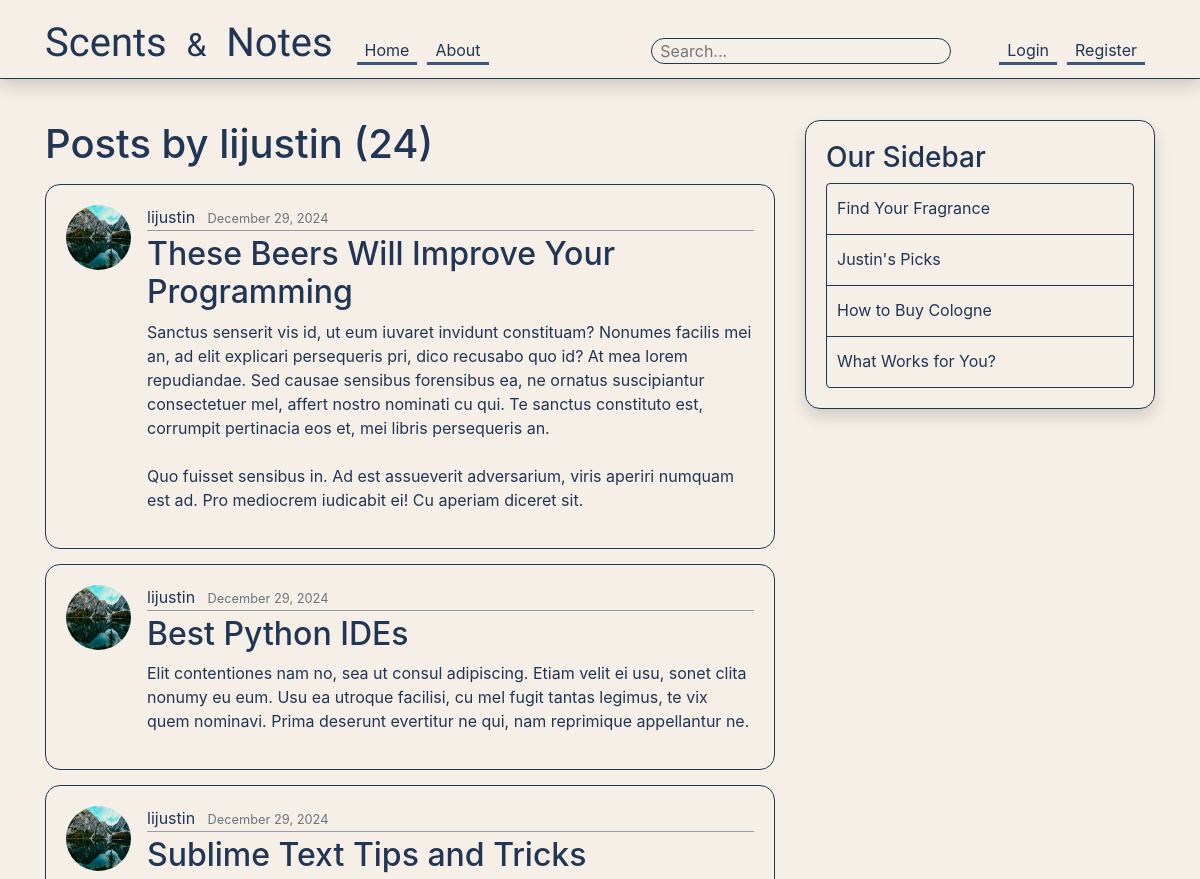
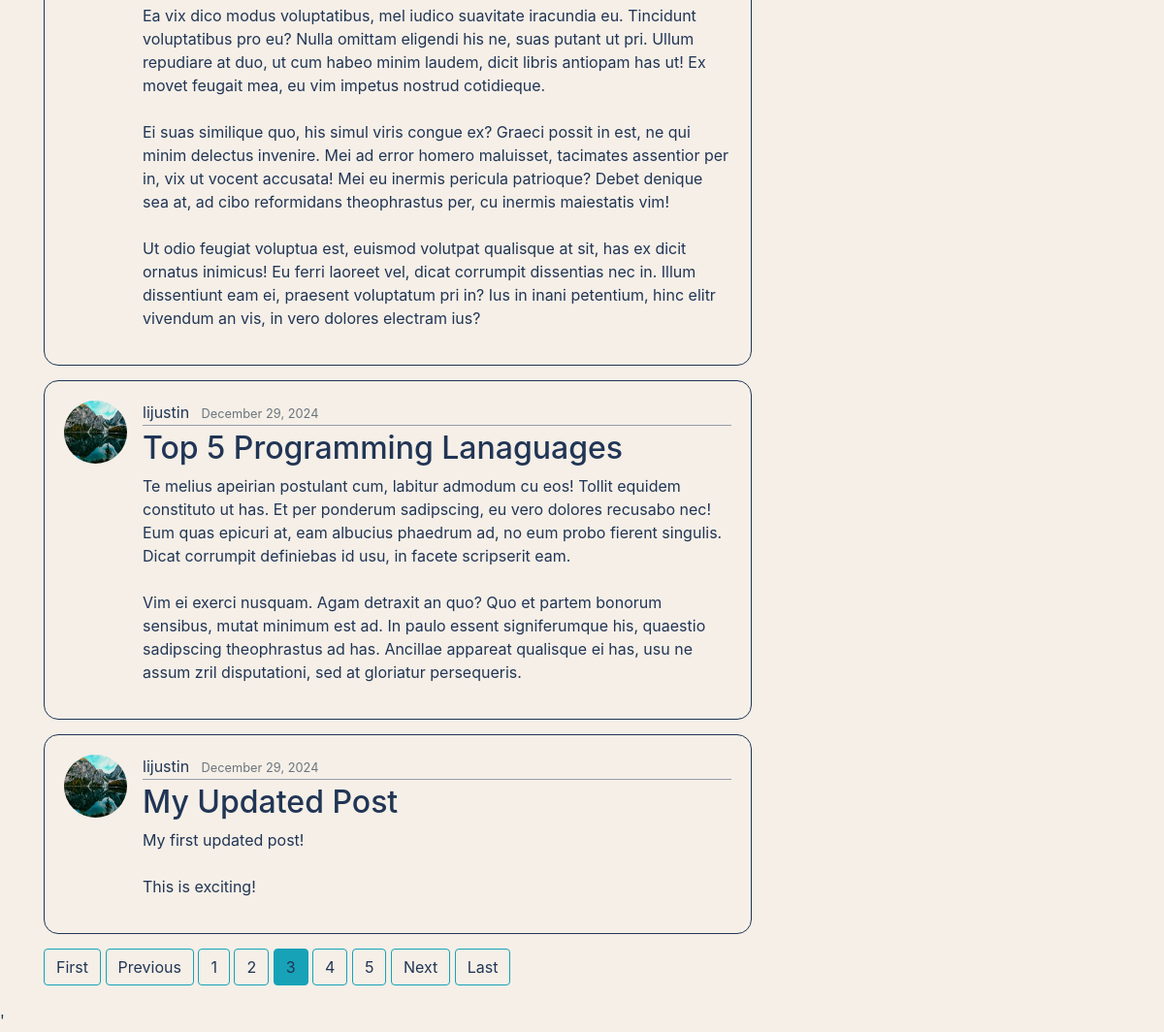
/user/lijustin?page=3, run on the app's committed database (2 pictures, top to bottom).
### blog/models.py (models this page shows, shortened)
class Post(models.Model):  #Each class would be its own table in database
    title = models.CharField(max_length=100) #Character field/String single line
    content = models.TextField() #Lines and lines of text unrestricted
    date_posted = models.DateTimeField(default=timezone.now) #auto_now: when updated/created  auto_now_add:only when created
    author = models.ForeignKey(User, on_delete=models.CASCADE) #if user created post and was deleted, do we want to delete their posts or hold them as null

### users/models.py (models this page shows, shortened)
class Profile(models.Model):
    user = models.OneToOneField(User, on_delete=models.CASCADE)  # One-to-one relationship
    image = models.ImageField(default='default.jpg', upload_to='profile_pics')  # Image upload location

### blog/views.py (the view)
# urls.py: path('user/<str:username>', UserPostListView.as_view(), name='user-posts'),
class UserPostListView(ListView):
    model = Post
    template_name = 'blog/user_posts.html' #rerouting our template from list to home
    context_object_name = 'posts' #We need this variable name template for easy reference {{posts}} instead of {{object_list}}
    paginate_by = 5 #posts per page
    def get_queryset(self):
        user = get_object_or_404(User,username=self.kwargs.get('username'))
        return Post.objects.filter(author = user).order_by('-date_posted')

### blog/templates/blog/user_posts.html (shortened to what this page needs)
{% extends "blog/base.html" %}
{% block content%}
    <h1 class="mb-3">Posts by {{ view.kwargs.username }} ({{ page_obj.paginator.count }})</h1>
    {% for post in posts%}
        <article class="media content-section">
            <img class="rounded-circle article-img" src="{{ post.author.profile.image.url }}" alt="">
            <div class="media-body">
                <div class="article-metadata">
                    <a class="mr-2" href="{% url 'user-posts' post.author.username %}">{{ post.author }}</a>
                    <small class="text-muted">{{ post.date_posted|date:"F d, Y" }}</small>
                </div>
                <h2><a class="article-title" href="{% url 'post-detail' post.id %}">{{ post.title }}</a></h2>
                <p class="article-content">{{ post.content }}</p>
            </div>
        </article>
    {% endfor %}
    {% if is_paginated %}
        {%if page_obj.has_previous %}
            <a class = "btn btn-outline-info mb-4" href="?page=1">First</a>
            <a class = "btn btn-outline-info mb-4" href="?page={{page_obj.previous_page_number}}">Previous</a>
        {%endif%}
        {%for num in page_obj.paginator.page_range %}
            {%if page_obj.number ==  num%}
                <a class = "btn btn-info mb-4" href="?page={{num}}">{{num}}</a>
            {%elif num > page_obj.number|add:'-3' and num < page_obj.number|add:'3'%}
                <a class = "btn btn-outline-info mb-4" href="?page={{num}}">{{num}}</a>
            {%endif%}
        {%endfor%}
        {% if page_obj.has_next %}
            <a class = "btn btn-outline-info mb-4" href="?page={{page_obj.next_page_number}}">Next</a>
            <a class = "btn btn-outline-info mb-4" href="?page={{page_obj.paginator.num_pages}}">Last</a>
        {% endif %}
    {% endif %}
{% endblock content %}

### blog/static/blog/main.css (style rules this page uses)
body { background: #F5EFE7 ; color: #213555; margin-top: 5rem; }
h1, h2, h3, h4, h5, h6 { color: #213555; }
.content-section { background: #F5EFE7; padding: 20px 20px; border: 1.5px solid #213555; border-radius: 15px; margin-bottom: 15px; }
.article-title, a { color: #213555 !important; transition: color 0.5s; }
.btn { overflow: visible; }
.article-content { white-space: pre-line; }
.article-img { height: 65px; width: 65px; margin-right: 16px; }
.article-metadata { padding-bottom: 1px; margin-bottom: 4px; border-bottom: 1px solid #979caa; }

### data on the page
Post: author.profile.image (picture), author "lijustin", date_posted "December 29, 2024", title "These Beers Will Improve Your Programming", content "Sanctus senserit vis id, ut eum iuvaret invidunt constituam? Nonumes facilis mei an, ad elit explicari persequeris pri, dico recusabo quo id? At mea lorem repudiandae. Sed causae sensibus forensibus ea, ne ornatus suscipiantur consectetuer mel, affert nostro nominati cu qui. Te sanctus constituto est, corrumpit pertinacia eos et, mei libris persequeris an. Quo fuisset sensibus in. Ad est assueverit adversarium, viris aperiri numquam est ad. Pro mediocrem iudicabit ei! Cu aperiam diceret sit."
Post: author.profile.image (picture), author "lijustin", date_posted "December 29, 2024", title "Best Python IDEs", content "Elit contentiones nam no, sea ut consul adipiscing. Etiam velit ei usu, sonet clita nonumy eu eum. Usu ea utroque facilisi, cu mel fugit tantas legimus, te vix quem nominavi. Prima deserunt evertitur ne qui, nam reprimique appellantur ne."
Post: author.profile.image (picture), author "lijustin", date_posted "December 29, 2024", title "Sublime Text Tips and Tricks", content "Ea vix dico modus voluptatibus, mel iudico suavitate iracundia eu. Tincidunt voluptatibus pro eu? Nulla omittam eligendi his ne, suas putant ut pri. Ullum repudiare at duo, ut cum habeo minim laudem, dicit libris antiopam has ut! Ex movet feugait mea, eu vim impetus nostrud cotidieque. Ei suas similique quo, his simul viris congue ex? Graeci possit in est, ne qui minim delectus invenire. Mei ad error homero maluisset, tacimates assentior per in, vix ut vocent accusata! Mei eu inermis pericula patrioque? Debet denique sea at, ad cibo reformidans theophrastus per, cu inermis maiestatis vim! Ut odio feugiat voluptua est, euismod volutpat qualisque at sit, has ex dicit ornatus inimicus! Eu…"
Post: author.profile.image (picture), author "lijustin", date_posted "December 29, 2024", title "Top 5 Programming Lanaguages", content "Te melius apeirian postulant cum, labitur admodum cu eos! Tollit equidem constituto ut has. Et per ponderum sadipscing, eu vero dolores recusabo nec! Eum quas epicuri at, eam albucius phaedrum ad, no eum probo fierent singulis. Dicat corrumpit definiebas id usu, in facete scripserit eam. Vim ei exerci nusquam. Agam detraxit an quo? Quo et partem bonorum sensibus, mutat minimum est ad. In paulo essent signiferumque his, quaestio sadipscing theophrastus ad has. Ancillae appareat qualisque ei has, usu ne assum zril disputationi, sed at gloriatur persequeris."
Post: author.profile.image (picture), author "lijustin", date_posted "December 29, 2024", title "My Updated Post", content "My first updated post! This is exciting!"

### other printed values
{{ view.kwargs.username }} "lijustin"
{{ page_obj.paginator.count }} "24"
{{ num }} "1" "2" "4" "5"
{{ num }} "3"
